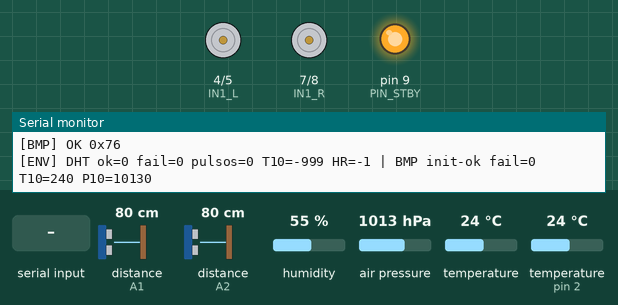
Simulated run of this sketch. Board: Arduino Uno, built with avr-gcc and run on an emulated ATmega328P. Parts: motor-driver pin pairs drawn as motors (green arrow = first pin HIGH = forward, orange = second pin HIGH = backward, longer = more drive, scaled by the enable pin, stopped while the standby pin is LOW), output pins drawn as LEDs (lit = HIGH), the last lines printed to the serial monitor. Wiring (inferred from the names in the program): DHT11 sensor: data pin 2. The test bench sets the inputs (shaded band); at power-on: distance to the obstacle (sensors on A1, A2) 80 cm, humidity 55 %, air pressure 1013 hPa, temperature 24 °C, temperature (sensor on pin 2) 24 °C. The echo pulse lasts 58.3 µs per cm; the audio player accepts every command and is not drawn; pins used as bus, display or sensor lines are not drawn.

Above: at 3.5 s.
3.6 s: "L\n" received over Serial
At 3.9 s:
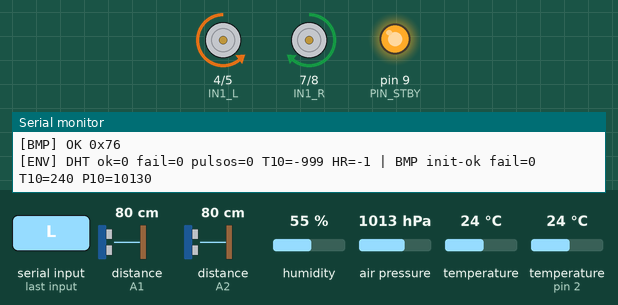
6.6 s: "F90\n" received over the second serial link
At 7.4 s:
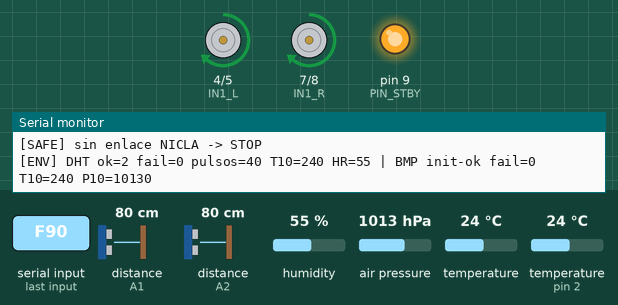
9.6 s: "R\n" received over Serial
At 10.8 s:
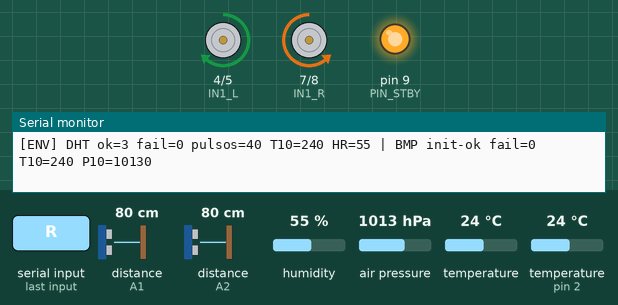
12.6 s: "B90\n" received over the second serial link
At 13.2 s:
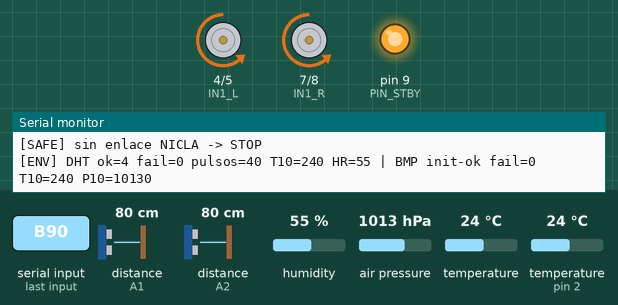
Timing chart, 0 to 15.6 s (numbered marks = the images above; inputs shaded):
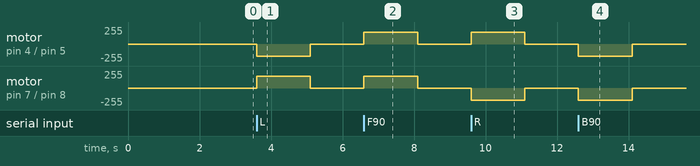

The sketch:

OSMIOR_UNO.ino
```cpp
#include <SoftwareSerial.h>
#include <DFRobotDFPlayerMini.h>
#include <NewPing.h>
#include <Servo.h>
#include <Wire.h>
#include <Adafruit_Sensor.h>
#include <Adafruit_BMP280.h>
#include <avr/wdt.h>
#include <ctype.h>
#include <math.h>

// ============================================================
// OSMIOR V5 - UNO
// Distribucion segun el cableado real verificado.
// Driver 1 = traccion izquierda; Driver 2 = traccion derecha.
// En CADA driver se comparten las entradas logicas de los dos canales:
//   PWMA + PWMB unidos; AIN1 + BIN1 unidos; AIN2 + BIN2 unidos.
// Driver 1: PWM comun D3, IN1 comun D4, IN2 comun D5.
// Driver 2: PWM comun D6, IN1 comun D7, IN2 comun D8.
// STBY de ambos drivers a D9.
//   D2      DHT11 DATA
//   D3      PWM traccion izquierda (PWMA+PWMB Driver 1)
//   D4/D5   IN1/IN2 izquierda (AIN1+BIN1 / AIN2+BIN2 Driver 1)
//   D6      PWM traccion derecha (PWMA+PWMB Driver 2)
//   D7/D8   IN1/IN2 derecha (AIN1+BIN1 / AIN2+BIN2 Driver 2)
//   D9      STBY compartido de ambos TB6612FNG
//   D10/D11 UART por SoftwareSerial: RX / TX del UNO hacia Nicla
//   D12     TX SoftwareSerial hacia RX del DFPlayer (resistencia ~1 kOhm)
//   D13     RX dummy del SoftwareSerial del DFPlayer; sin cable externo
//   A0      señal del servo radar
//   A1/A2   HC-SR04 izquierdo/derecho con NewPing (TRIG+ECHO en un pin)
//   A3      HC-SR04 superior del radar con NewPing (TRIG+ECHO en un pin)
//   A4/A5   BMP280 SDA/SCL (direccion 0x76)
//
// Importante: las entradas de ambos puentes H en cada driver reciben la misma
// señal, pero NO se deben unir entre si las salidas de potencia A y B.
// NICLA -> UNO: F B L R S, A1..A6, Z1/Z0, ?, P
// UNO -> NICLA: ACK, telemetria T y puntos radar R. Sin recolector.
// ============================================================

#define USE_WDT 1          // pon 0 si tu UNO es clon con bootloader viejo

// ---------------- pines ----------------
const uint8_t PIN_DHT      = 2;
const uint8_t PWM_L        = 3;
const uint8_t PWM_R        = 6;
const uint8_t IN1_L        = 4;
const uint8_t IN2_L        = 5;
const uint8_t IN1_R        = 7;
const uint8_t IN2_R        = 8;
const uint8_t PIN_STBY     = 9;
const uint8_t PIN_SERVO    = A0;
const uint8_t PIN_US_L     = A1;
const uint8_t PIN_US_R     = A2;
const uint8_t PIN_US_RADAR = A3;
const uint8_t VELOCIDAD    = 180;

// UNO recibe de Nicla por D10 y transmite a Nicla por D11.
// DFPlayer es de solo envio: UNO D12 -> RX del DFPlayer; TX del DFPlayer sin conectar.
SoftwareSerial niclaSerial(10, 11);     // RX, TX
SoftwareSerial dfPlayerSerial(13, 12);  // RX dummy, TX real D12
DFRobotDFPlayerMini dfPlayer;
bool dfPlayerOK = false;

// ---------------- ultrasónicos (NewPing, 1 pin cada uno) ----------------
const uint16_t MAX_CM = 200;
NewPing sonarL(PIN_US_L, PIN_US_L, MAX_CM);
NewPing sonarR(PIN_US_R, PIN_US_R, MAX_CM);
NewPing sonarRadar(PIN_US_RADAR, PIN_US_RADAR, MAX_CM);
const unsigned long SONAR_PERIOD_MS = 50UL;   // alterna L/R: cada uno a 10 Hz
const unsigned long PING_GUARD_MS   = 30UL;   // separación mínima entre pings

// ---------------- radar ----------------
Servo radarServo;
const uint8_t RADAR_MIN_DEG = 15;
const uint8_t RADAR_MAX_DEG = 165;
const uint8_t RADAR_STEP    = 6;
const unsigned long RADAR_STEP_MS = 70UL;     // asentamiento del servo + ping
struct RadarPt { uint8_t ang; int16_t cm; };
const uint8_t RADAR_BUF = 16;
RadarPt radarBuf[RADAR_BUF];
uint8_t rHead = 0, rTail = 0, rCount = 0;
bool radarActive = false;
uint8_t radarAngle = RADAR_MIN_DEG;
int8_t radarDir = 1;
unsigned long radarNextMs = 0;

// ---------------- ambiente ----------------
// Nuestro BMP280 (clon) responde en 0x76 y se probó con begin(0x76) y la
// configuración por defecto de la librería Adafruit.
const uint8_t BMP_ADDR = 0x76;
Adafruit_BMP280 bmp;
bool bmpOK = false;
const int16_t INVALID_T = -999;
int16_t tExt10 = INVALID_T;   // DHT11, °C x10
int16_t rhExt  = -1;          // DHT11, %HR
int16_t tCab10 = INVALID_T;   // BMP280, °C x10
int16_t press10 = -1;         // BMP280, hPa x10
const unsigned long BMP_PERIOD_MS = 1000UL;
const unsigned long DHT_PERIOD_MS = 3000UL;
unsigned long lastBmpMs = 0, lastDhtMs = 0, dhtStartMs = 0;
bool dhtWaiting = false;
bool dhtLastFailed = false;
unsigned long dhtLastOkMs = 0, bmpLastOkMs = 0, lastEnvDbgMs = 0;
unsigned int dhtOkCount = 0, dhtFailCount = 0, bmpFailCount = 0;
uint8_t dhtLastN = 0;                       // pulsos capturados en el último intento
const unsigned long DHT_RETRY_MS = 1500UL;  // reintento rápido si la lectura falla
const unsigned long ENV_STALE_MS = 15000UL; // sin lecturas nuevas => dato invalido ("--")
#define DEBUG_ENV 1                         // imprime [ENV] por USB cada 2 s

// ---------------- estado ----------------
char currentMotion = 'S';
int16_t distL = -1, distR = -1;
char prefixByte = 0;
unsigned long lastSonarMs = 0, lastPingEndMs = 0, lastRxMs = 0, lastLinkMs = 0;
uint8_t sonarTurn = 0;
unsigned long rxBadBytes = 0, rxLineOverflows = 0, softwareRxOverflows = 0;
char usbBuffer[4];
uint8_t usbIndex = 0;
const unsigned long LINK_TIMEOUT_MS = 1500UL;
const unsigned long RADAR_LINK_TIMEOUT_MS = 4000UL;

// ---------------- prototipos ----------------
void processNiclaByte(uint8_t raw);
void processMotion(char cmd);
void setRadar(bool on);
void reproducirAudio(uint8_t track);
void sendNicla(const char *line);
void sendAck(char kind, char code);
void sendTelemetry();
void sendRadar();
void adelante(); void atras(); void izquierda(); void derecha(); void detener();

// ============================================================
void setup() {
  Serial.begin(115200);

  pinMode(PWM_L, OUTPUT); pinMode(PWM_R, OUTPUT);
  pinMode(IN1_L, OUTPUT); pinMode(IN2_L, OUTPUT);
  pinMode(IN1_R, OUTPUT); pinMode(IN2_R, OUTPUT);
  pinMode(PIN_STBY, OUTPUT);
  digitalWrite(PIN_STBY, HIGH);
  detener();

  niclaSerial.begin(9600);
  dfPlayerSerial.begin(9600);   // begin() deja a este objeto escuchando...
  niclaSerial.listen();         // ...así que devolvemos la escucha a la NICLA

  Serial.println(F("OSMIOR UNO V5 - PINOUT DRIVER1 D3-D5, DRIVER2 D6-D8, STBY D9"));

  // I2C con timeout para que un BMP280 desconectado no cuelgue el loop.
  Wire.begin();
#if defined(WIRE_HAS_TIMEOUT)
  Wire.setWireTimeout(3000, true);
#endif
  bmpOK = bmp.begin(BMP_ADDR);   // sin setSampling: misma config que funcionó en la prueba
  Serial.println(bmpOK ? F("[BMP] OK 0x76") : F("[BMP] no responde en 0x76"));

  pinMode(PIN_DHT, OUTPUT);
  digitalWrite(PIN_DHT, HIGH);

  // El DFPlayer tarda ~1.5 s en arrancar. No sonar al encender:
  // la pista 1 se solicita al recibir MISSION,START desde la HMI.
  while (millis() < 1800UL) { }
  dfPlayer.begin(dfPlayerSerial, false, false);  // sin retorno TX conectado
  dfPlayerOK = true;  // no se verifica la SD sin el retorno del reproductor
  dfPlayer.volume(25);
  dfPlayer.stop();               // evita continuar una pista previa al encender
  niclaSerial.listen();

  lastLinkMs = millis();
#if USE_WDT
  wdt_enable(WDTO_2S);
#endif
  sendNicla("READY,UNO,5");
}

// ============================================================
void readNiclaSerial() {
  while (niclaSerial.available() > 0) {
    processNiclaByte((uint8_t)niclaSerial.read());
  }
  if (niclaSerial.overflow()) {
    softwareRxOverflows++;
  }
}

void readUsbSerial() {
  while (Serial.available() > 0) {
    const char c = (char)Serial.read();
    if (c == '\r' || c == '\n') {
      if (usbIndex == 1) {
        const char u = (char)toupper(usbBuffer[0]);
        lastLinkMs = millis();   // por USB cada comando dura 1.5 s (deadman)
        if (u == 'F' || u == 'B' || u == 'L' || u == 'R' || u == 'S') processMotion(u);
      }
      usbIndex = 0;
      continue;
    }
    if (usbIndex < sizeof(usbBuffer) - 1) usbBuffer[usbIndex++] = c;
    else usbIndex = 0;
  }
}

void processNiclaByte(uint8_t raw) {
  lastRxMs = millis();
  if (raw == '\r' || raw == '\n') { prefixByte = 0; return; }
  if (raw < 0x20 || raw > 0x7E) { rxBadBytes++; prefixByte = 0; return; }

  lastLinkMs = lastRxMs;            // byte válido => enlace vivo
  const char c = (char)toupper(raw);

  if (prefixByte) {
    const char p = prefixByte;
    prefixByte = 0;
    if (p == 'A' && c >= '1' && c <= '6') { reproducirAudio((uint8_t)(c - '0')); return; }
    if (p == 'Z' && (c == '0' || c == '1')) { setRadar(c == '1'); return; }
    rxLineOverflows++;              // comando de 2 bytes mal formado; sigue con c
  }

  switch (c) {
    case 'F': case 'B': case 'L': case 'R': case 'S': processMotion(c); break;
    case '?': sendTelemetry(); break;
    case 'P': sendRadar(); break;
    case 'A': case 'Z': prefixByte = c; break;
    default: rxLineOverflows++; break;
  }
}

void processMotion(char cmd) {
  switch (cmd) {
    case 'F': adelante(); break;
    case 'B': atras(); break;
    case 'L': izquierda(); break;
    case 'R': derecha(); break;
    default:  detener(); cmd = 'S'; break;
  }
  currentMotion = cmd;
  sendAck('M', cmd);
}

// ---------------- motores de traccion: distribucion original ----------------
void adelante() {
  digitalWrite(IN1_L, HIGH); digitalWrite(IN2_L, LOW);
  digitalWrite(IN1_R, HIGH); digitalWrite(IN2_R, LOW);
  analogWrite(PWM_L, VELOCIDAD); analogWrite(PWM_R, VELOCIDAD);
}
void atras() {
  digitalWrite(IN1_L, LOW); digitalWrite(IN2_L, HIGH);
  digitalWrite(IN1_R, LOW); digitalWrite(IN2_R, HIGH);
  analogWrite(PWM_L, VELOCIDAD); analogWrite(PWM_R, VELOCIDAD);
}
void izquierda() {
  digitalWrite(IN1_L, LOW); digitalWrite(IN2_L, HIGH);
  digitalWrite(IN1_R, HIGH); digitalWrite(IN2_R, LOW);
  analogWrite(PWM_L, VELOCIDAD); analogWrite(PWM_R, VELOCIDAD);
}
void derecha() {
  digitalWrite(IN1_L, HIGH); digitalWrite(IN2_L, LOW);
  digitalWrite(IN1_R, LOW); digitalWrite(IN2_R, HIGH);
  analogWrite(PWM_L, VELOCIDAD); analogWrite(PWM_R, VELOCIDAD);
}
void detener() {
  digitalWrite(IN1_L, LOW); digitalWrite(IN2_L, LOW);
  digitalWrite(IN1_R, LOW); digitalWrite(IN2_R, LOW);
  analogWrite(PWM_L, 0); analogWrite(PWM_R, 0);
}

// ---------------- DFPlayer ----------------
void reproducirAudio(uint8_t track) {
  if (track < 1 || track > 6) return;
  if (!dfPlayerOK) { sendAck('A', '0'); return; }
  dfPlayer.playMp3Folder(track); // reproduce /MP3/0001.mp3 ... /MP3/0006.mp3 por nombre numerico
  niclaSerial.listen();
  sendAck('A', (char)('0' + track));
}

// ---------------- radar ----------------
void radarPush(uint8_t ang, int16_t cm) {
  radarBuf[rHead].ang = ang;
  radarBuf[rHead].cm = cm;
  rHead = (rHead + 1) % RADAR_BUF;
  if (rCount < RADAR_BUF) rCount++;
  else rTail = (rTail + 1) % RADAR_BUF;   // buffer lleno: descarta el más viejo
}

void setRadar(bool on) {
  if (on && !radarActive) {
    rHead = rTail = rCount = 0;
    radarAngle = RADAR_MIN_DEG;
    radarDir = 1;
    radarServo.attach(PIN_SERVO);
    radarServo.write(radarAngle);
    radarNextMs = millis() + 400UL;       // tiempo para llegar al extremo
    radarActive = true;
  } else if (!on && radarActive) {
    radarActive = false;
    radarServo.detach();                  // sin pulsos => sin consumo ni jitter
  }
  sendAck('Z', radarActive ? '1' : '0');
}

// Devuelve true si hizo un ping (para no encadenar dos pings en un mismo ciclo).
bool radarTick(unsigned long now) {
  if (!radarActive) return false;
  if ((long)(now - radarNextMs) < 0) return false;
  if (now - lastPingEndMs < PING_GUARD_MS) return false;

  const unsigned int cm = sonarRadar.ping_cm();   // bloquea <= ~12 ms
  radarPush(radarAngle, cm == 0 ? -1 : (int16_t)cm);

  int next = (int)radarAngle + (int)radarDir * RADAR_STEP;
  if (next > RADAR_MAX_DEG) { radarDir = -1; next = (int)radarAngle - RADAR_STEP; }
  if (next < RADAR_MIN_DEG) { radarDir = 1;  next = (int)radarAngle + RADAR_STEP; }
  radarAngle = (uint8_t)next;
  radarServo.write(radarAngle);

  lastPingEndMs = millis();
  radarNextMs = lastPingEndMs + RADAR_STEP_MS;
  return true;
}

// ---------------- ultrasónicos laterales ----------------
void sonarTick(unsigned long now) {
  if (now - lastSonarMs < SONAR_PERIOD_MS) return;
  if (now - lastPingEndMs < PING_GUARD_MS) return;
  lastSonarMs = now;
  if (sonarTurn == 0) {
    const unsigned int cm = sonarL.ping_cm();
    distL = cm == 0 ? -1 : (int16_t)cm;
  } else {
    const unsigned int cm = sonarR.ping_cm();
    distR = cm == 0 ? -1 : (int16_t)cm;
  }
  sonarTurn ^= 1;
  lastPingEndMs = millis();
}

// ---------------- BMP280 (temperatura cabina + presión) ----------------
void bmpTick(unsigned long now) {
  if (!bmpOK) return;
  if (now - lastBmpMs >= BMP_PERIOD_MS) {
    lastBmpMs = now;
    const float t = bmp.readTemperature();
    const float p = bmp.readPressure();           // Pa
    if (!isnan(t) && !isnan(p) && p > 30000.0f) {
      tCab10 = (int16_t)lroundf(t * 10.0f);
      press10 = (int16_t)lroundf(p / 10.0f);      // hPa x10
      bmpLastOkMs = now;
    } else {
      bmpFailCount++;
    }
  }
  if (tCab10 != INVALID_T && (long)(now - bmpLastOkMs) > 5000L) { tCab10 = INVALID_T; press10 = -1; }
}

// ---------------- DHT11 (temperatura y humedad externas) ----------------
// Lectura en 2 fases para no bloquear 20 ms:
//   fase 1: baja la línea y sigue con el loop
//   fase 2 (>=20 ms después): captura de ~5 ms con interrupciones apagadas,
//           solo si la NICLA no está transmitiendo en ese momento.
bool dhtCapture() {
  uint16_t w[41];
  uint8_t n = 0;
  noInterrupts();
  pinMode(PIN_DHT, INPUT_PULLUP);              // suelta la línea y escucha ya
  // El timeout de pulseIn se reparte entre esperar, el HIGH de respuesta y el
  // pulso medido (hasta ~200 us juntos): 400 us deja margen.
  if (pulseIn(PIN_DHT, LOW, 400) != 0) {       // respuesta del sensor (~80 us)
    for (n = 0; n < 41; n++) {
      w[n] = (uint16_t)pulseIn(PIN_DHT, HIGH, 400);
      if (w[n] == 0) break;
    }
  }
  interrupts();
  dhtLastN = n;
  pinMode(PIN_DHT, OUTPUT);
  digitalWrite(PIN_DHT, HIGH);

  // Alineación: w[0..39] si pulseIn vio el inicio limpio; w[1..40] si contó
  // el HIGH de respuesta como primer pulso. El checksum decide cuál vale.
  for (uint8_t off = 0; off < 2; off++) {
    if (n < 40 + off) continue;
    uint8_t d[5] = {0, 0, 0, 0, 0};
    for (uint8_t i = 0; i < 40; i++) {
      d[i >> 3] <<= 1;
      if (w[i + off] > 45) d[i >> 3] |= 1;
    }
    if ((uint8_t)(d[0] + d[1] + d[2] + d[3]) == d[4] && d[0] <= 100) {
      rhExt = d[0];
      int16_t t = (int16_t)(d[2] & 0x7F) * 10 + (d[3] & 0x0F);
      if (d[3] & 0x80) t = -t;
      tExt10 = t;
      return true;
    }
  }
  return false;
}

void dhtTick(unsigned long now) {
  if (!dhtWaiting) {
    if (now - lastDhtMs < (dhtLastFailed ? DHT_RETRY_MS : DHT_PERIOD_MS)) return;
    pinMode(PIN_DHT, OUTPUT);
    digitalWrite(PIN_DHT, LOW);
    dhtStartMs = now;
    dhtWaiting = true;
    return;
  }
  if (now - dhtStartMs < 20UL) return;
  const bool rxBusy = niclaSerial.available() > 0 || (now - lastRxMs) < 15UL;
  if (rxBusy && (now - dhtStartMs) < 120UL) return;   // espera hueco en el UART
  if (!rxBusy) {
    const bool ok = dhtCapture();
    dhtLastFailed = !ok;
    if (ok) { dhtOkCount++; dhtLastOkMs = millis(); }
    else dhtFailCount++;
  } else {
    pinMode(PIN_DHT, OUTPUT); digitalWrite(PIN_DHT, HIGH);   // UART ocupado: reintenta pronto
    dhtLastFailed = true;
  }
  dhtWaiting = false;
  lastDhtMs = millis();
}

// ---------------- estado de sensores de ambiente ----------------
// bit0 BMP inicializó | bit1 BMP con lectura fresca | bit2 DHT11 con lectura fresca
uint8_t envStatus() {
  return (bmpOK ? 1 : 0) | (tCab10 != INVALID_T ? 2 : 0) | (tExt10 != INVALID_T ? 4 : 0);
}

void envTick(unsigned long now) {
  // Comparación con signo: 'now' se tomó antes de la lectura y puede ser menor que dhtLastOkMs.
  if (tExt10 != INVALID_T && (long)(now - dhtLastOkMs) > (long)ENV_STALE_MS) { tExt10 = INVALID_T; rhExt = -1; }
#if DEBUG_ENV
  if (now - lastEnvDbgMs >= 2000UL) {
    lastEnvDbgMs = now;
    Serial.print(F("[ENV] DHT ok=")); Serial.print(dhtOkCount);
    Serial.print(F(" fail=")); Serial.print(dhtFailCount);
    Serial.print(F(" pulsos=")); Serial.print(dhtLastN);
    Serial.print(F(" T10=")); Serial.print(tExt10);
    Serial.print(F(" HR=")); Serial.print(rhExt);
    Serial.print(F(" | BMP ")); Serial.print(bmpOK ? F("init-ok") : F("SIN-INIT"));
    Serial.print(F(" fail=")); Serial.print(bmpFailCount);
    Serial.print(F(" T10=")); Serial.print(tCab10);
    Serial.print(F(" P10=")); Serial.println(press10);
  }
#endif
}

// ---------------- seguridad ----------------
void safetyTick(unsigned long now) {
  if (now - lastLinkMs > LINK_TIMEOUT_MS && currentMotion != 'S') {
    detener();
    currentMotion = 'S';
    Serial.println(F("[SAFE] sin enlace NICLA -> STOP"));
  }
  if (radarActive && now - lastLinkMs > RADAR_LINK_TIMEOUT_MS) {
    radarActive = false;
    radarServo.detach();
  }
}

// ============================================================
void loop() {
#if USE_WDT
  wdt_reset();
#endif
  readNiclaSerial();
  readUsbSerial();

  const unsigned long now = millis();
  safetyTick(now);
  if (!radarTick(now)) sonarTick(now);   // máximo UN ping bloqueante por ciclo
  bmpTick(now);
  dhtTick(now);
  envTick(now);
}

// ---------------- salida hacia NICLA ----------------
void sendNicla(const char *line) {
  niclaSerial.print(line);
  niclaSerial.write('\n');
  niclaSerial.listen();
}

void sendAck(char kind, char code) {
  niclaSerial.print(F("K,"));
  niclaSerial.write(kind);
  niclaSerial.write(',');
  niclaSerial.write(code);
  niclaSerial.write('\n');
  niclaSerial.listen();
}

static unsigned int clamp16(unsigned long v) { return (unsigned int)(v > 65535UL ? 65535UL : v); }

void sendTelemetry() {
  niclaSerial.print(F("T,"));
  niclaSerial.print(distL);   niclaSerial.write(',');
  niclaSerial.print(distR);   niclaSerial.write(',');
  niclaSerial.print(dfPlayerOK ? 1 : 0); niclaSerial.write(',');
  niclaSerial.write(currentMotion); niclaSerial.write(',');
  niclaSerial.print(clamp16(rxBadBytes));          niclaSerial.write(',');
  niclaSerial.print(clamp16(softwareRxOverflows)); niclaSerial.write(',');
  niclaSerial.print(clamp16(rxLineOverflows));     niclaSerial.write(',');
  niclaSerial.print(tExt10);  niclaSerial.write(',');
  niclaSerial.print(rhExt);   niclaSerial.write(',');
  niclaSerial.print(tCab10);  niclaSerial.write(',');
  niclaSerial.print(press10); niclaSerial.write(',');
  niclaSerial.print(radarActive ? 1 : 0); niclaSerial.write(',');
  niclaSerial.println((int)envStatus());
  niclaSerial.listen();
}

void sendRadar() {
  niclaSerial.write('R');
  uint8_t n = 0;
  while (rCount > 0 && n < 4) {
    niclaSerial.write(',');
    niclaSerial.print(radarBuf[rTail].ang);
    niclaSerial.write(':');
    niclaSerial.print(radarBuf[rTail].cm);
    rTail = (rTail + 1) % RADAR_BUF;
    rCount--;
    n++;
  }
  niclaSerial.write('\n');
  niclaSerial.listen();
}
```

Measured:
- after the input at 3.6 s, motor on pin 4 (IN1_L) / pin 5 (IN2_L): stopped → backward 180/255 at once, → stopped 1.5 s later; motor on pin 7 (IN1_R) / pin 8 (IN2_R): stopped → forward 180/255 at once, → stopped 1.5 s later
- after the input at 6.6 s, motor on pin 4 (IN1_L) / pin 5 (IN2_L), motor on pin 7 (IN1_R) / pin 8 (IN2_R): stopped → forward 180/255 at once, → stopped 1.5 s later
- after the input at 9.6 s, motor on pin 4 (IN1_L) / pin 5 (IN2_L): stopped → forward 180/255 at once, → stopped 1.5 s later; motor on pin 7 (IN1_R) / pin 8 (IN2_R): stopped → backward 180/255 at once, → stopped 1.5 s later
- after the input at 12.6 s, motor on pin 4 (IN1_L) / pin 5 (IN2_L), motor on pin 7 (IN1_R) / pin 8 (IN2_R): stopped → backward 180/255 at once, → stopped 1.5 s later
